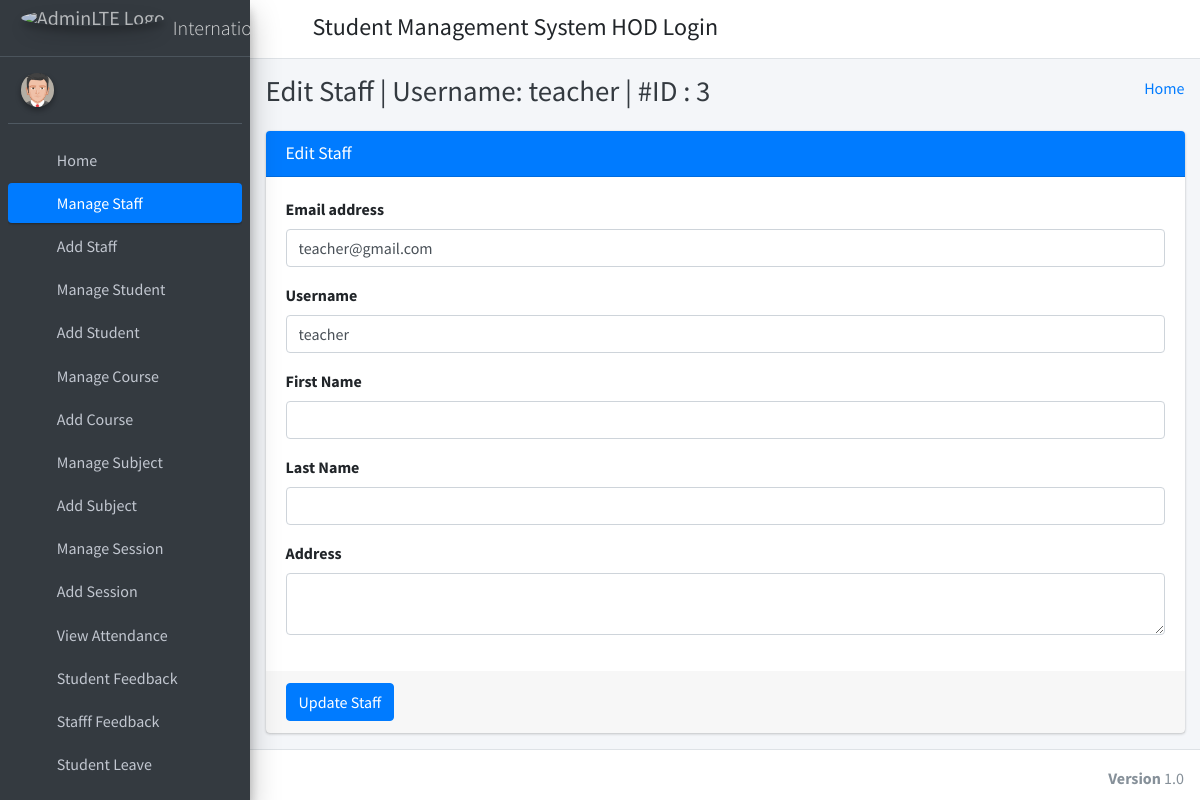
/edit_staff/3/ (signed in), run on the app's committed database.
### app/models.py (models this page shows)
class Staffs(models.Model):
    id = models.AutoField(primary_key=True)
    admin = models.OneToOneField(CustomUser, on_delete = models.CASCADE)
    address = models.TextField()
    created_at = models.DateTimeField(auto_now_add=True)
    updated_at = models.DateTimeField(auto_now=True)
    objects = models.Manager()

class CustomUser(AbstractUser):
    user_type_data = ((1, "HOD"), (2, "Staff"), (3, "Student"))
    user_type = models.CharField(default=1, choices=user_type_data, max_length=10)

### app/HodViews.py (the view)
# urls.py: path('edit_staff/<staff_id>/', HodViews.edit_staff, name="edit_staff"),
def edit_staff(request, staff_id):
    staff = Staffs.objects.get(admin=staff_id)
    context = {
        "staff": staff,
        "id": staff_id
    }
    return render(request, "hod_template/edit_staff_template.html", context)

### app/LoginCheckMiddleWare.py (called while the page is built, shortened)
    def process_view(self, request, view_func, view_args, view_kwargs):
        modulename = view_func.__module__
        user = request.user
        if user.is_authenticated:
            if user.user_type == "1":
                if modulename == "app.HodViews":
                    pass
                elif modulename == "app.views" or modulename == "django.views.static":
                    pass
                else:
                    return redirect("admin_home")
            else:
                return redirect("login")
        else:
            if request.path == reverse("login") or request.path == reverse("doLogin"):
                pass
            else:
                return redirect("login")

### app/templates/hod_template/edit_staff_template.html (shortened to what this page needs)
{% extends 'hod_template/base_template.html' %}
{% block page_title %}
    Edit Staff | Username: {{ staff.admin.username }} | #ID : {{ staff.admin.id }}
{% endblock page_title %}
{% block main_content %}
{% load static %}
<section class="content">
        <div class="container-fluid">
            <div class="row">
                <div class="col-md-12">
                    <div class="card card-primary">
                    <div class="card-header">
                        <h3 class="card-title">Edit Staff</h3>
                    </div>
                    <form role="form" method="POST" action="{% url 'edit_staff_save' %}">
                        <div class="card-body">
                            <div class="form-group">
                                <label>Email address</label>
                                <input type="email" class="form-control" name="email" value="{{ staff.admin.email }}">
                            </div>
                            <div class="form-group">
                                <label>Username</label>
                                <input type="text" class="form-control" name="username" value="{{ staff.admin.username }}">
                            </div>
                            <div class="form-group">
                                <label>First Name</label>
                                <input type="text" class="form-control" name="first_name" value="{{ staff.admin.first_name }}">
                            </div>
                            <div class="form-group">
                                <label>Last Name</label>
                                <input type="text" class="form-control" name="last_name" value="{{ staff.admin.last_name }}">
                            </div>
                            <div class="form-group">
                                <label>Address</label>
                                <textarea class="form-control" name="address">{{ staff.address }}</textarea>
                            </div>
                        </div>
                        <div class="card-footer">
                        <button type="submit" class="btn btn-primary">Update Staff</button>
                        </div>
                    </form>
                    </div>
                </div>
            </div>
        </div>
      </section>
  {% endblock main_content %}

### data on the page
Staffs: admin.username "teacher", admin.id "3", email "teacher@gmail.com", username "teacher"
